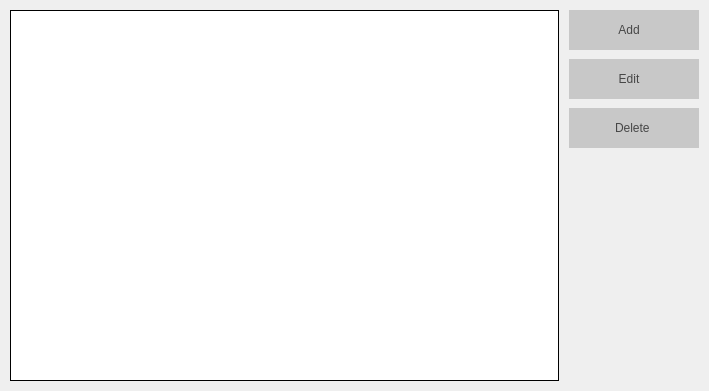
<?xml version="1.0" encoding="UTF-8"?>
<ui version="4.0">
 <class>SubjectView</class>
 <widget class="QWidget" name="SubjectView">
  <property name="geometry">
   <rect>
    <x>0</x>
    <y>0</y>
    <width>709</width>
    <height>391</height>
   </rect>
  </property>
  <property name="windowTitle">
   <string>Subjects</string>
  </property>
  <property name="styleSheet">
   <string notr="true"/>
  </property>
  <layout class="QHBoxLayout" name="horizontalLayout">
   <property name="spacing">
    <number>10</number>
   </property>
   <property name="leftMargin">
    <number>10</number>
   </property>
   <property name="topMargin">
    <number>10</number>
   </property>
   <property name="rightMargin">
    <number>10</number>
   </property>
   <property name="bottomMargin">
    <number>10</number>
   </property>
   <item>
    <widget class="QTableView" name="mTable">
     <property name="styleSheet">
      <string notr="true">
border: 1px solid;</string>
     </property>
     <property name="frameShape">
      <enum>QFrame::NoFrame</enum>
     </property>
     <property name="selectionBehavior">
      <enum>QAbstractItemView::SelectRows</enum>
     </property>
     <attribute name="verticalHeaderVisible">
      <bool>false</bool>
     </attribute>
    </widget>
   </item>
   <item>
    <widget class="QFrame" name="frame">
     <property name="minimumSize">
      <size>
       <width>130</width>
       <height>0</height>
      </size>
     </property>
     <property name="frameShape">
      <enum>QFrame::NoFrame</enum>
     </property>
     <property name="frameShadow">
      <enum>QFrame::Raised</enum>
     </property>
     <layout class="QHBoxLayout" name="horizontalLayout_3">
      <property name="spacing">
       <number>0</number>
      </property>
      <property name="leftMargin">
       <number>0</number>
      </property>
      <property name="topMargin">
       <number>0</number>
      </property>
      <property name="rightMargin">
       <number>0</number>
      </property>
      <property name="bottomMargin">
       <number>0</number>
      </property>
      <item>
       <layout class="QVBoxLayout" name="verticalLayout">
        <property name="spacing">
         <number>9</number>
        </property>
        <item>
         <widget class="QPushButton" name="mAdd">
          <property name="minimumSize">
           <size>
            <width>0</width>
            <height>40</height>
           </size>
          </property>
          <property name="layoutDirection">
           <enum>Qt::RightToLeft</enum>
          </property>
          <property name="autoFillBackground">
           <bool>false</bool>
          </property>
          <property name="styleSheet">
           <string notr="true">QPushButton{
	font: 75 14pt &quot;Times New Roman&quot;;
	color: rgb(70, 70, 70);
	background-color: rgb(200, 200, 200);
	border: 0px solid;
}

QPushButton:hover {
	background-color: rgb(231, 231, 231);
}</string>
          </property>
          <property name="text">
           <string>Add   </string>
          </property>
          <property name="icon">
           <iconset resource="OrarApp.qrc">
            <normaloff>:/Buttons/img/addBtn.png</normaloff>:/Buttons/img/addBtn.png</iconset>
          </property>
          <property name="iconSize">
           <size>
            <width>18</width>
            <height>18</height>
           </size>
          </property>
          <property name="default">
           <bool>false</bool>
          </property>
          <property name="flat">
           <bool>false</bool>
          </property>
         </widget>
        </item>
        <item>
         <widget class="QPushButton" name="mEdit">
          <property name="minimumSize">
           <size>
            <width>0</width>
            <height>40</height>
           </size>
          </property>
          <property name="layoutDirection">
           <enum>Qt::RightToLeft</enum>
          </property>
          <property name="styleSheet">
           <string notr="true">QPushButton{
	font: 75 14pt &quot;Times New Roman&quot;;
	color: rgb(70, 70, 70);
	background-color: rgb(200, 200, 200);
	border: 0px solid;
}

QPushButton:hover {
	background-color: rgb(231, 231, 231);
}</string>
          </property>
          <property name="text">
           <string>Edit   </string>
          </property>
          <property name="icon">
           <iconset resource="OrarApp.qrc">
            <normaloff>:/Buttons/img/editBtn3.png</normaloff>:/Buttons/img/editBtn3.png</iconset>
          </property>
          <property name="iconSize">
           <size>
            <width>18</width>
            <height>18</height>
           </size>
          </property>
         </widget>
        </item>
        <item>
         <widget class="QPushButton" name="mDelete">
          <property name="minimumSize">
           <size>
            <width>0</width>
            <height>40</height>
           </size>
          </property>
          <property name="layoutDirection">
           <enum>Qt::RightToLeft</enum>
          </property>
          <property name="styleSheet">
           <string notr="true">QPushButton{
	font: 75 14pt &quot;Times New Roman&quot;;
	color: rgb(70, 70, 70);
	background-color: rgb(200, 200, 200);
	border: 0px solid;
}

QPushButton:hover {
	background-color: rgb(231, 231, 231);
}</string>
          </property>
          <property name="text">
           <string>Delete </string>
          </property>
          <property name="icon">
           <iconset resource="OrarApp.qrc">
            <normaloff>:/Buttons/img/deleteBtn.png</normaloff>:/Buttons/img/deleteBtn.png</iconset>
          </property>
          <property name="iconSize">
           <size>
            <width>18</width>
            <height>18</height>
           </size>
          </property>
         </widget>
        </item>
        <item>
         <spacer name="verticalSpacer">
          <property name="orientation">
           <enum>Qt::Vertical</enum>
          </property>
          <property name="sizeHint" stdset="0">
           <size>
            <width>20</width>
            <height>40</height>
           </size>
          </property>
         </spacer>
        </item>
       </layout>
      </item>
     </layout>
    </widget>
   </item>
  </layout>
 </widget>
 <layoutdefault spacing="6" margin="11"/>
 <resources>
  <include location="OrarApp.qrc"/>
 </resources>
 <connections/>
</ui>
